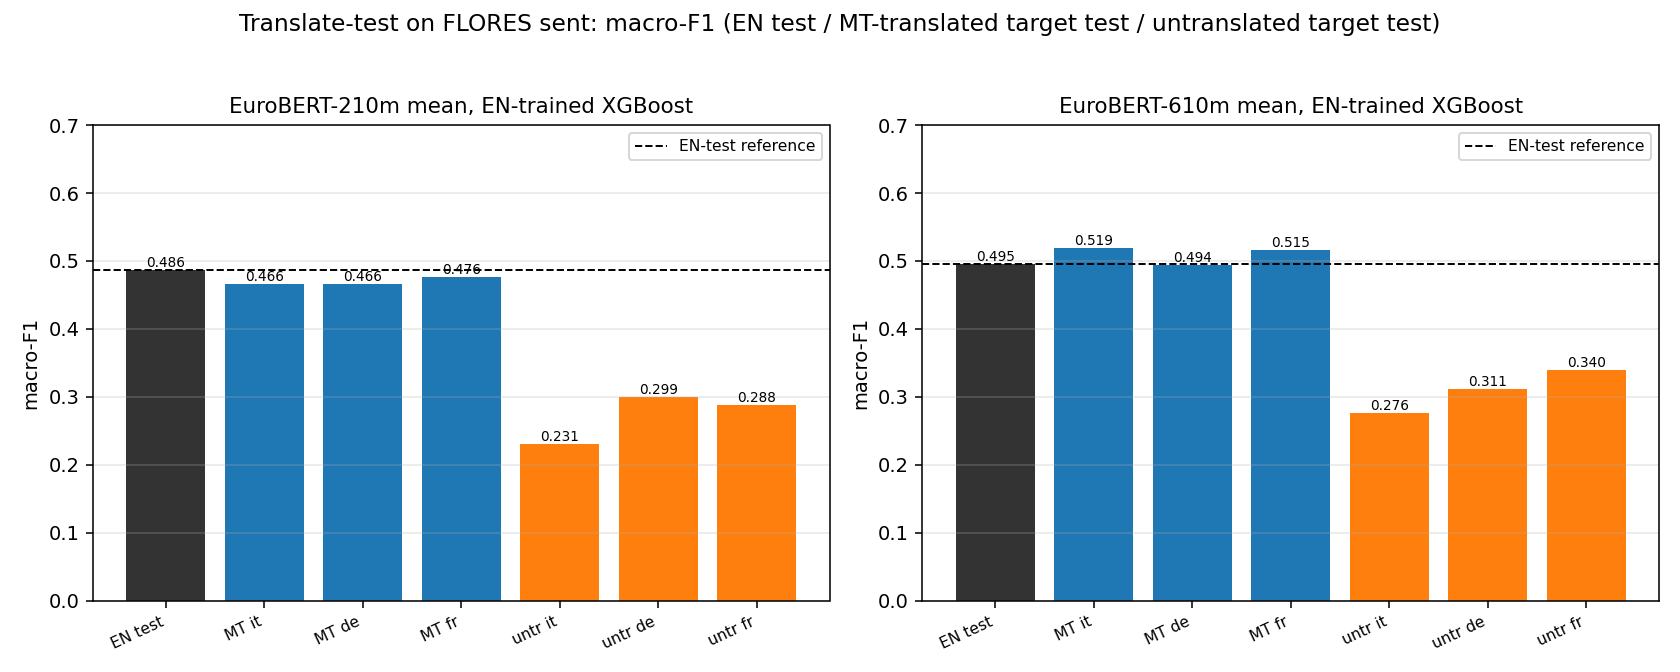

Reproduce this figure in Python.
"""translate_test_eval.py -- translate-test on FLORES sent (12-class).

Question
--------
Train ONE model on **English**.  For a target language, machine-translate its
**TEST** sentences into English, embed the translated English, and feed the SAME
English-trained model.  Does translate-test **recover English-level performance**?  How does it
compare to (a) the **untranslated cross-lingual** number (English model fed the original target
embeddings) and (b) the **in-language ceiling** (a native model trained on the target's own
train+val)?

Data & features
---------------
* FLORES ``sent`` (12-class single-label) via ``train_flores12.prepare_sentence()``  ->
  train = dev (997) / val = first 504 devtest / test = last 505 devtest (seed-0 permutation,
  parallel across languages so the split indices apply row-for-row to every language).
* EuroBERT mean sentence embeddings, aligned to the current 2006-row CSV by
  ``train_flores12.load_sent_embeddings`` (backbone 210m from ``embeddings/``; 610m from
  ``embeddings_610/``).
* Feature transform = **``perlang_z`` in ENGLISH space**: L2-normalize each vector, then z-score
  with the **English-train** mean/std.  The SAME English-train stats are applied to English, to the
  translated-English test, and to the original (untranslated) target test -- so the only thing that
  changes across the three evaluations is the *text*, never the feature space.

Protocol (per backbone; primary = 210m, 610m included)
-----------------------------------------------------
1. ``EN model``: one ``XGBClassifier(objective='multi:softprob', num_class=12, tree_method='hist',
   max_bin=64, device='cpu', n_jobs=2, seed=0, max_depth=8, min_child_weight=5, learning_rate=0.1,
   n_estimators=400)`` trained on EN **train+val** (features = EN-space ``perlang_z``).
   Reference = the EN **test** score (in-language reference at this feature/model).
2. For each target in {it, de, fr}: translate the target **test** text -> English with
   ``Helsinki-NLP/opus-mt-<lang>-en`` (fp16 greedy, batched, cached), embed the translated English
   with EuroBERT-<backbone> **mean**, transform with the EN-train stats, and evaluate the SAME
   EN-trained model -> **translated-test** score.
3. Untranslated cross-lingual: the SAME model + SAME EN-space transform on the ORIGINAL target test
   embeddings.
4. In-language ceiling: a native model trained on the target's own **train+val** (features = the
   target's OWN-train ``perlang_z``), evaluated on the target test.

Outputs (create-only): ``translate_test_eval.py`` / ``.json`` / ``.md`` / ``.png``.
Cache (MT outputs + translated-EN embeddings): ``%TEMP%\\opencode\\translate_test_eval\\``.

Usage
-----
    python translate_test_eval.py                 # foreground (GPU MT+emb, CPU XGB)
    python translate_test_eval.py --launch        # detached hidden run via launch_hidden.vbs
    python translate_test_eval.py --smoke         # tiny plumbing check (no outputs written)
    python translate_test_eval.py --backbones 210m --targets it,de,fr
"""
import os

for _v in ("OMP_NUM_THREADS", "MKL_NUM_THREADS", "OPENBLAS_NUM_THREADS", "NUMEXPR_NUM_THREADS"):
    os.environ.setdefault(_v, "2")
os.environ.setdefault("TOKENIZERS_PARALLELISM", "false")
os.environ.setdefault("HF_HUB_DISABLE_TELEMETRY", "1")

import argparse
import hashlib
import json
import subprocess
import sys
import time

import numpy as np

REPO = os.path.dirname(os.path.abspath(__file__))
if REPO not in sys.path:
    sys.path.insert(0, REPO)

import train_flores12 as T                       # noqa: E402  (data prep + alignment)

OUT_JSON = os.path.join(REPO, "translate_test_eval.json")
OUT_MD = os.path.join(REPO, "translate_test_eval.md")
OUT_PNG = os.path.join(REPO, "translate_test_eval.png")

TEMP = os.environ.get("TEMP", r"C:\Users\pedro\AppData\Local\Temp")
OPCODE = os.path.join(TEMP, "opencode")
CACHE = os.path.join(OPCODE, "translate_test_eval")
os.makedirs(CACHE, exist_ok=True)
LOG_PATH = os.path.join(CACHE, "translate_test_eval.log")
PID_PATH = os.path.join(CACHE, "translate_test_eval.pid")
STATUS_PATH = os.path.join(CACHE, "translate_test_eval_status.json")

N_CLASSES = 12
TRAIN_LANGS = ["en", "it", "de", "fr"]
TARGETS = ["it", "de", "fr"]

# Backbone registry: id -> (EuroBERT model id, sentence-embedding root, hidden size)
BACKBONES = {
    "210m": {"model": "EuroBERT/EuroBERT-210m", "dir": "embeddings", "hidden": 768},
    "610m": {"model": "EuroBERT/EuroBERT-610m", "dir": "embeddings_610", "hidden": 1152},
}
DEFAULT_BACKBONES = ["210m", "610m"]

# Bilingual target -> English MarianMT models (one per target).
MT_MODELS = {
    "it": "Helsinki-NLP/opus-mt-it-en",
    "de": "Helsinki-NLP/opus-mt-de-en",
    "fr": "Helsinki-NLP/opus-mt-fr-en",
}

MT_BATCH = 64
MT_MAX_LEN = 512
EMB_BATCH = 64
EMB_MAX_LEN = 512            # plain tokenize to MAX_LEN-1=511, matching extract_embeddings.py

XGB_PARAMS = dict(objective="multi:softprob", num_class=N_CLASSES, tree_method="hist",
                  max_bin=64, device="cpu", n_jobs=2, seed=0, max_depth=8,
                  min_child_weight=5, learning_rate=0.1, n_estimators=400)

_T0 = time.time()
_SMOKE = False
_DEVICE = "cpu"


def log(msg):
    # When launched via launch_hidden.vbs the process stdout/stderr is redirected to LOG_PATH by
    # cmd, so logging to stdout is enough (writing the file here too would duplicate lines).
    print("[%7.1fs] %s" % (time.time() - _T0, msg), flush=True)


def write_status(obj):
    obj = dict(obj)
    obj["updated"] = time.strftime("%Y-%m-%d %H:%M:%S")
    tmp = STATUS_PATH + ".tmp"
    try:
        with open(tmp, "w", encoding="utf-8") as f:
            json.dump(obj, f, indent=2)
        os.replace(tmp, STATUS_PATH)
    except Exception:
        pass


def _jd(o):
    if isinstance(o, np.ndarray):
        return o.tolist()
    if isinstance(o, (np.floating,)):
        return float(o)
    if isinstance(o, (np.integer,)):
        return int(o)
    if isinstance(o, (np.bool_,)):
        return bool(o)
    raise TypeError("not JSON serializable: %r" % (type(o),))


# ------------------------------------------------------------------ transforms
def l2norm(X):
    X = np.asarray(X, dtype=np.float64)
    n = np.linalg.norm(X, axis=1, keepdims=True)
    n[n == 0] = 1.0
    return X / n


def fit_en_z(X_train):
    """EN-space perlang_z: L2-normalize, then mean/std over the English TRAIN rows."""
    Z = l2norm(X_train)
    mu = Z.mean(0)
    sd = Z.std(0)
    sd = np.where(sd < 1e-6, 1e-6, sd)
    return mu, sd


def apply_z(X, mu, sd):
    return np.ascontiguousarray((l2norm(X) - mu) / sd, dtype=np.float32)


# ------------------------------------------------------------------ metrics
def mc_metrics(y_true, probs, C=N_CLASSES):
    from sklearn.metrics import accuracy_score, f1_score, roc_auc_score
    y_true = np.asarray(y_true, dtype=int)
    pred = np.asarray(probs).argmax(1)
    labels = list(range(C))
    out = {
        "accuracy": float(accuracy_score(y_true, pred)),
        "micro_f1": float(f1_score(y_true, pred, average="micro", labels=labels, zero_division=0)),
        "macro_f1": float(f1_score(y_true, pred, average="macro", labels=labels, zero_division=0)),
    }
    try:
        out["auc_ovr_macro"] = float(roc_auc_score(y_true, probs, multi_class="ovr",
                                                   average="macro", labels=labels))
    except Exception:
        out["auc_ovr_macro"] = float("nan")
    return out


# ------------------------------------------------------------------ embeddings (EuroBERT mean)
def load_sent_mean(root, kept, n_source, langs):
    """Load + align EuroBERT mean sentence embeddings for `langs` from `root/mean/emb_<lang>.npy`."""
    out = {}
    for lg in langs:
        path = os.path.join(root, "mean", "emb_%s.npy" % lg)
        arr = np.load(path)
        if arr.shape[0] != n_source:
            raise ValueError("expected %d rows in %s, got %s" % (n_source, path, arr.shape))
        out[lg] = np.asarray(arr[kept], dtype=np.float64)
    return out


_EMB_MODEL = {}


def get_emb_model(model_id):
    if model_id not in _EMB_MODEL:
        import torch
        from transformers import AutoModel, AutoTokenizer
        torch.set_num_threads(2)
        tok = AutoTokenizer.from_pretrained(model_id)
        model = AutoModel.from_pretrained(model_id).to(_DEVICE).to(torch.float32).eval()
        _EMB_MODEL[model_id] = (tok, model)
        log("  loaded embedder %s (hidden=%d) on %s"
            % (model_id, model.config.hidden_size, _DEVICE))
    return _EMB_MODEL[model_id]


def embed_mean(texts, model_id):
    """Masked mean over the last hidden state, fp32, plain tokenization truncated to 511.

    Exactly the ``mean`` pooling of ``extract_embeddings.py`` (so translated-English vectors live
    in the same space as the stored ``embeddings/mean/emb_*.npy``).  Batches are length-sorted for
    speed and restored to input order (each text is embedded independently -> identical vectors).
    """
    import torch
    tok, model = get_emb_model(model_id)
    n = len(texts)
    order = np.argsort(np.array([len(t) for t in texts], dtype=np.int64), kind="stable")
    sorted_texts = [texts[i] for i in order]
    acc = []
    with torch.inference_mode():
        for i in range(0, n, EMB_BATCH):
            batch = tok(sorted_texts[i:i + EMB_BATCH], padding=True, truncation=True,
                        max_length=EMB_MAX_LEN - 1, return_tensors="pt")
            ids, mask = batch["input_ids"], batch["attention_mask"]
            h = model(input_ids=ids.to(_DEVICE),
                      attention_mask=mask.to(_DEVICE)).last_hidden_state
            m = mask.to(h.device).unsqueeze(-1)
            acc.append(((h * m).sum(1) / m.sum(1).clamp(min=1)).float().cpu().numpy())
    e_sorted = np.concatenate(acc, 0).astype(np.float32)
    out = np.empty_like(e_sorted)
    out[order] = e_sorted
    return out


def ensure_translated_emb(texts, model_id, backbone, lang):
    """Return (translated-English mean embeddings, cache_path); compute + cache if missing."""
    h = hashlib.md5("\n".join(texts).encode("utf-8")).hexdigest()[:12]
    tag = "translemb_%s_%s_%d_%s" % (backbone, lang, len(texts), h)
    path = os.path.join(CACHE, tag + ".npy")
    if os.path.exists(path):
        log("  [cache] translated-EN embeddings %s" % tag)
        return np.load(path), path
    log("  embedding translated-EN %s (%d texts)" % (tag, len(texts)))
    emb = embed_mean(texts, model_id)
    np.save(path, emb)
    return emb, path


# ------------------------------------------------------------------ machine translation
def mt_translate(lang, texts):
    """Translate target `texts` -> English with opus-mt-<lang>-en (fp16 greedy); cache on disk."""
    model_name = MT_MODELS[lang]
    h = hashlib.md5("\n".join(texts).encode("utf-8")).hexdigest()[:12]
    cpath = os.path.join(CACHE, "mt_%s_%d_%s.json" % (lang, len(texts), h))
    if os.path.exists(cpath):
        with open(cpath, "r", encoding="utf-8") as f:
            out = json.load(f)
        log("  [cache] MT %s (%d lines)" % (model_name, len(out)))
        return out
    import torch
    from transformers import AutoTokenizer, AutoModelForSeq2SeqLM
    torch.set_num_threads(2)
    log("  [MT load] %s ..." % model_name)
    tok = AutoTokenizer.from_pretrained(model_name)
    model = AutoModelForSeq2SeqLM.from_pretrained(model_name)
    if _DEVICE == "cuda":
        model = model.half()
    model = model.to(_DEVICE).eval()
    preds = []
    with torch.inference_mode():
        for i in range(0, len(texts), MT_BATCH):
            batch = texts[i:i + MT_BATCH]
            enc = tok(batch, return_tensors="pt", padding=True, truncation=True,
                      max_length=MT_MAX_LEN).to(_DEVICE)
            gen = model.generate(**enc, num_beams=1, max_length=MT_MAX_LEN, do_sample=False)
            preds.extend(tok.batch_decode(gen, skip_special_tokens=True))
            done = min(i + MT_BATCH, len(texts))
            if (i // MT_BATCH) % 8 == 0 or done == len(texts):
                log("    MT %s %d/%d (%.1fs)" % (lang, done, len(texts), time.time() - _T0))
    del model
    if _DEVICE == "cuda":
        torch.cuda.empty_cache()
    with open(cpath, "w", encoding="utf-8") as f:
        json.dump(preds, f, ensure_ascii=False)
    return preds


# ------------------------------------------------------------------ one backbone
def run_backbone(bk, sent, y, tr, va, te, targets, smoke=False):
    import xgboost as xgb
    cfg = BACKBONES[bk]
    root = os.path.join(REPO, cfg["dir"])
    log("==== BACKBONE %s (%s, %s) ====" % (bk, cfg["model"], cfg["dir"]))
    n_source = len(sent["git"])
    X = load_sent_mean(root, sent["kept"], n_source, TRAIN_LANGS)
    log("  loaded mean embeddings: " + ", ".join("%s%s" % (lg, X[lg].shape) for lg in TRAIN_LANGS))

    trva = np.concatenate([tr, va])
    # EN-space transform (fit on EN TRAIN rows only).
    mu, sd = fit_en_z(X["en"][tr])
    Xen = apply_z(X["en"], mu, sd)

    # sanity: fresh mean-pool of a few EN test sentences should match the stored npy (EN space raw)
    sanity = {}
    if not smoke:
        k = 16
        fresh = embed_mean([sent["cur"].iloc[int(i)]["en"] for i in te[:k]], cfg["model"])
        diff = float(np.abs(fresh.astype(np.float64) - np.load(
            os.path.join(root, "mean", "emb_en.npy"))[sent["kept"][te[:k]]].astype(np.float64)).max())
        sanity["emb_repro_max_abs_diff"] = diff
        log("  sanity: fresh EN-test mean-pool vs stored npy max abs diff = %.3e" % diff)

    p = dict(XGB_PARAMS)
    if smoke:
        p["n_estimators"] = 40
    clf_en = xgb.XGBClassifier(**p)
    clf_en.fit(Xen[trva], y[trva])

    res = {"backbone": bk, "model": cfg["model"], "emb_dir": cfg["dir"],
           "xgb_params": p, "sanity": sanity, "en_test": mc_metrics(y[te], clf_en.predict_proba(Xen[te])),
           "translated": {}, "untranslated": {}, "ceiling": {}}
    log("  EN test: acc=%.4f macro=%.4f auc=%.4f"
        % (res["en_test"]["accuracy"], res["en_test"]["macro_f1"], res["en_test"]["auc_ovr_macro"]))

    for tg in targets:
        # --- translated-test ---
        src_texts = sent["cur"].iloc[te][tg].astype(str).tolist()
        if smoke:
            src_texts = src_texts[:60]
        hyp = mt_translate(tg, src_texts)
        temb, _tcache = ensure_translated_emb(hyp, cfg["model"], bk, tg)
        Zt = apply_z(temb, mu, sd)
        res["translated"][tg] = mc_metrics(y[te][:len(hyp)] if smoke else y[te],
                                           clf_en.predict_proba(Zt))

        # --- untranslated cross-lingual (same EN-space transform, original target embeddings) ---
        Xtg = apply_z(X[tg], mu, sd)
        res["untranslated"][tg] = mc_metrics(y[te], clf_en.predict_proba(Xtg[te]))

        # --- in-language ceiling (own per-lang_z train+val -> own test) ---
        cmu, csd = fit_en_z(X[tg][tr])
        Cxl = apply_z(X[tg], cmu, csd)
        clf_nat = xgb.XGBClassifier(**p)
        clf_nat.fit(Cxl[trva], y[trva])
        res["ceiling"][tg] = mc_metrics(y[te], clf_nat.predict_proba(Cxl[te]))

        log("  %s: translated acc=%.4f macro=%.4f auc=%.4f | untranslated macro=%.4f | ceiling macro=%.4f"
            % (tg, res["translated"][tg]["accuracy"], res["translated"][tg]["macro_f1"],
               res["translated"][tg]["auc_ovr_macro"], res["untranslated"][tg]["macro_f1"],
               res["ceiling"][tg]["macro_f1"]))
    return res


# ------------------------------------------------------------------ report / plot
def verdict_text(bb):
    en_macro = bb["en_test"]["macro_f1"]
    lines = []
    for tg in bb["translated"]:
        t = bb["translated"][tg]; u = bb["untranslated"][tg]; c = bb["ceiling"][tg]
        lines.append("| %s | %.3f | %.3f | %.3f | %.3f | %.3f | %.3f | %.3f | %.3f | %.3f |"
                     % (tg, en_macro, t["macro_f1"], t["accuracy"], t["auc_ovr_macro"],
                        u["macro_f1"], u["accuracy"], u["auc_ovr_macro"],
                        c["macro_f1"], c["auc_ovr_macro"]))
    return lines


def plot(payload, out_png):
    import matplotlib
    matplotlib.use("Agg")
    import matplotlib.pyplot as plt

    bks = [b for b in payload["backbones"]]
    fig, axes = plt.subplots(1, len(bks), figsize=(6.0 * len(bks), 4.8), squeeze=False)
    labels = ["EN test"] + ["MT %s" % t for t in TARGETS] + ["untr %s" % t for t in TARGETS]
    for ax, bk in zip(axes[0], bks):
        bb = payload["backbones"][bk]
        vals = [bb["en_test"]["macro_f1"]]
        vals += [bb["translated"][t]["macro_f1"] for t in TARGETS]
        vals += [bb["untranslated"][t]["macro_f1"] for t in TARGETS]
        colors = ["#333333"] + ["#1f77b4"] * len(TARGETS) + ["#ff7f0e"] * len(TARGETS)
        x = np.arange(len(vals))
        bars = ax.bar(x, vals, color=colors)
        ax.axhline(bb["en_test"]["macro_f1"], color="black", ls="--", lw=1,
                   label="EN-test reference")
        for r, v in zip(bars, vals):
            ax.annotate("%.3f" % v, (r.get_x() + r.get_width() / 2, v),
                        ha="center", va="bottom", fontsize=7)
        ax.set_xticks(x)
        ax.set_xticklabels(labels, rotation=25, ha="right", fontsize=8)
        ax.set_ylabel("macro-F1")
        ax.set_ylim(0, max(0.7, max(vals) * 1.15))
        ax.set_title("EuroBERT-%s mean, EN-trained XGBoost" % bk, fontsize=11)
        ax.grid(axis="y", alpha=0.3)
        ax.legend(fontsize=8)
    fig.suptitle("Translate-test on FLORES sent: macro-F1 (EN test / MT-translated target test / "
                 "untranslated target test)", fontsize=12)
    fig.tight_layout(rect=[0, 0, 1, 0.95])
    fig.savefig(out_png, dpi=140)
    plt.close(fig)
    log("wrote %s" % out_png)


def build_md(payload):
    cfg = payload["config"]
    L = []
    L.append("# FLORES sent translate-test: does MT-to-English recover English-level performance?")
    L.append("")
    L.append("One **English-trained** `XGBClassifier` (EuroBERT mean, **feature space = English-space "
             "`perlang_z`**: L2-normalize + EN-train z-score).  The same model + same EN-train stats "
             "are evaluated on: the **original EN test** (reference), the **MT-translated target test** "
             "(`Helsinki-NLP/opus-mt-<lang>-en`, fp16 greedy), and the **untranslated target test**.  "
             "The **in-language ceiling** (native model on the target's own train+val, own-train "
             "`perlang_z`) is shown for context.")
    L.append("")
    L.append("- Data: FLORES `sent` (12-class), train=dev 997 / val=504 / test=505 (seed-0 parallel "
             "split). XGBoost: `multi:softprob`, hist, max_bin 64, cpu, n_jobs 2, seed 0, depth 8, "
             "mcw 5, lr 0.1, n 400; trained on EN **train+val**.")
    L.append("- MT: greedy (`num_beams=1`), fp16, batch %d, max_length %d, device=%s."
             % (cfg["mt_batch"], cfg["mt_max_len"], cfg["device"]))
    L.append("- Backbones: %s." % ", ".join("%s (%s, %d-d)"
             % (b, payload["backbones"][b]["model"], BACKBONES[b]["hidden"])
             for b in payload["backbones"]))
    L.append("")
    for bk in payload["backbones"]:
        bb = payload["backbones"][bk]
        L.append("## Backbone %s" % bk)
        L.append("")
        L.append("EN-test reference: macro-F1 **%.3f**, acc %.3f, OVR-AUC **%.3f**."
                 % (bb["en_test"]["macro_f1"], bb["en_test"]["accuracy"], bb["en_test"]["auc_ovr_macro"]))
        L.append("")
        L.append("| target | EN-test macro | MT macro | MT acc | MT auc | untr macro | untr acc | "
                 "untr auc | ceiling macro | ceiling auc |")
        L.append("|---|---|---|---|---|---|---|---|---|---|")
        L.extend(verdict_text(bb))
        L.append("")
        # verdict
        rec = [bb["translated"][t]["macro_f1"] / bb["en_test"]["macro_f1"] for t in bb["translated"]
               if bb["en_test"]["macro_f1"]]
        untr = [bb["untranslated"][t]["macro_f1"] for t in bb["untranslated"]]
        mt = [bb["translated"][t]["macro_f1"] for t in bb["translated"]]
        L.append("- Transformed target/EN macro-F1 ratio (MT): %s -- **MT reaches EN-level "
                 "(ratio >= 0.9) in %d/%d targets**."
                 % (", ".join("%s=%.3f" % (t, bb["translated"][t]["macro_f1"] / bb["en_test"]["macro_f1"])
                              for t in bb["translated"]),
                    sum(1 for r in rec if r >= 0.9), len(rec)))
        L.append("- MT vs untranslated (macro-F1): %s."
                 % ", ".join("%s %.3f->%.3f (%+.3f)"
                             % (t, bb["untranslated"][t]["macro_f1"], bb["translated"][t]["macro_f1"],
                                bb["translated"][t]["macro_f1"] - bb["untranslated"][t]["macro_f1"])
                             for t in bb["translated"]))
        L.append("- 610m/210m note only where present; ratios to the in-language ceiling: %s."
                 % ", ".join("%s MT %.3f / ceil %.3f"
                             % (t, bb["translated"][t]["macro_f1"], bb["ceiling"][t]["macro_f1"])
                             for t in bb["translated"]))
        L.append("")
    L.append("![translate-test macro-F1](translate_test_eval.png)")
    L.append("")
    return "\n".join(L)


# ------------------------------------------------------------------ launch / main
def launch_detached(passthrough):
    vbs = os.path.join(REPO, "launch_hidden.vbs")
    cmd = subprocess.list2cmdline([sys.executable, os.path.abspath(__file__)] + passthrough)
    subprocess.Popen(["wscript", "//B", "//Nologo", vbs, cmd, LOG_PATH, REPO], cwd=REPO)
    print("launched detached; log=%s" % LOG_PATH)


def main(argv=None):
    global _SMOKE, _DEVICE
    argv = sys.argv[1:] if argv is None else argv
    ap = argparse.ArgumentParser(description="FLORES sent translate-test evaluation.")
    ap.add_argument("--backbones", default=",".join(DEFAULT_BACKBONES),
                    help="comma list from {%s} (default all)" % ",".join(BACKBONES))
    ap.add_argument("--targets", default=",".join(TARGETS))
    ap.add_argument("--device", default="auto", choices=["auto", "cpu", "cuda"])
    ap.add_argument("--smoke", action="store_true")
    ap.add_argument("--launch", action="store_true")
    args = ap.parse_args(argv)

    if args.launch:
        passthrough = []
        if args.backbones != ",".join(DEFAULT_BACKBONES):
            passthrough += ["--backbones", args.backbones]
        if args.targets != ",".join(TARGETS):
            passthrough += ["--targets", args.targets]
        if args.device != "auto":
            passthrough += ["--device", args.device]
        launch_detached(passthrough)
        return 0

    _SMOKE = args.smoke
    bks = [b.strip() for b in args.backbones.split(",") if b.strip()]
    for b in bks:
        if b not in BACKBONES:
            raise SystemExit("unknown backbone %r (choose from %r)" % (b, list(BACKBONES)))
    targets = [t.strip() for t in args.targets.split(",") if t.strip()]

    import torch
    _DEVICE = args.device
    if _DEVICE == "auto":
        _DEVICE = "cuda" if torch.cuda.is_available() else "cpu"

    with open(PID_PATH, "w", encoding="utf-8") as f:
        f.write(str(os.getpid()))
    log("start pid=%d device=%s smoke=%s backbones=%s targets=%s"
        % (os.getpid(), _DEVICE, _SMOKE, bks, targets))
    write_status({"phase": "start", "device": _DEVICE, "backbones": bks, "targets": targets})

    sent = T.prepare_sentence()
    y = np.asarray(sent["y"], dtype=int)
    tr, va, te = sent["train_idx"], sent["val_idx"], sent["test_idx"]
    log("data: classes=%d train=%d val=%d test=%d kept=%d"
        % (len(sent["classes"]), len(tr), len(va), len(te), len(sent["kept"])))

    payload = {
        "config": {
            "dataset": "flores sent", "n_classes": N_CLASSES, "classes": sent["classes"],
            "splits": {"train": int(len(tr)), "val": int(len(va)), "test": int(len(te))},
            "feature": "perlang_z in ENGLISH space (L2-normalize + EN-train z-score, applied to EN, "
                       "translated-EN and original target)",
            "xgb": XGB_PARAMS, "mt_models": MT_MODELS, "mt_batch": MT_BATCH, "mt_max_len": MT_MAX_LEN,
            "device": _DEVICE, "smoke": _SMOKE, "seed": 0,
            "ceiling_def": "native model on target own train+val (own-train perlang_z) -> target test",
            "python": sys.version.split()[0],
        },
        "mt_samples": {},
        "backbones": {},
    }

    for bk in bks:
        write_status({"phase": "backbone %s" % bk, "device": _DEVICE})
        res = run_backbone(bk, sent, y, tr, va, te, targets, smoke=_SMOKE)
        payload["backbones"][bk] = res

    # one MT sample per target for eyeballing (skipped in smoke: would need the full test set)
    if not _SMOKE:
        for tg in targets:
            src_all = sent["cur"].iloc[te][tg].astype(str).tolist()
            hyp = mt_translate(tg, src_all)
            payload["mt_samples"][tg] = [{"src": s, "mt_en": h}
                                         for s, h in zip(src_all[:3], hyp[:3])]

    if not _SMOKE:
        with open(OUT_JSON, "w", encoding="utf-8") as f:
            json.dump(payload, f, indent=2, default=_jd, ensure_ascii=False)
        log("wrote %s" % OUT_JSON)
        with open(OUT_MD, "w", encoding="utf-8") as f:
            f.write(build_md(payload))
        log("wrote %s" % OUT_MD)
        plot(payload, OUT_PNG)
    else:
        log("SMOKE: skipped writing outputs")
    write_status({"phase": "done"})
    return 0


if __name__ == "__main__":
    try:
        sys.exit(main())
    except Exception:
        import traceback
        traceback.print_exc()
        write_status({"phase": "error"})
        raise
